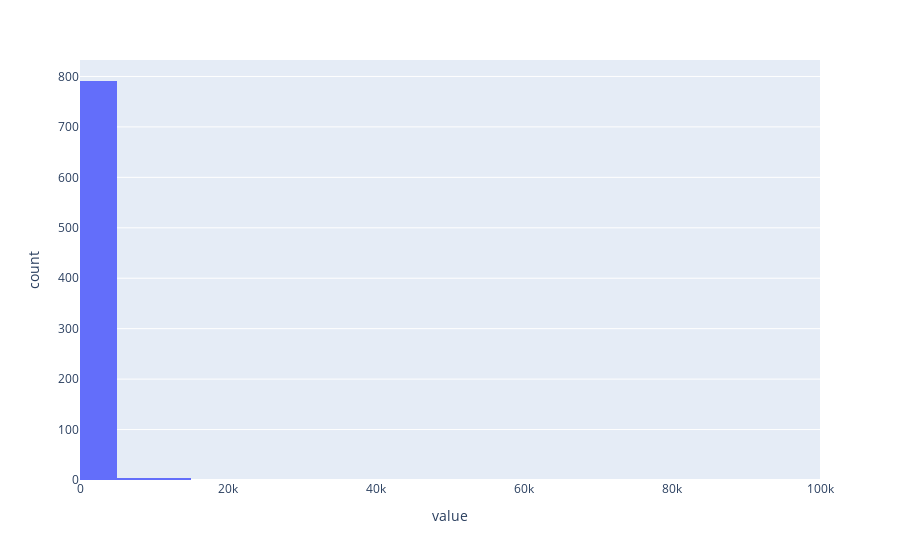

Notebook code cell kept with this figure:
### Code cell
counts = dict(c)

# lets see what the distribution of counts looks like.
fig = px.histogram(pd.DataFrame({'value':counts.values()}), x="value", nbins=20)
fig.show()
# yea so most of them are mentioned less than 1k times

### Figure 1 — Plotly figure (JSON) as saved in the notebook; plotly's stock layout.template omitted (floating-point values rounded to 4 significant figures; data arrays with more than 128 entries replaced by an {"elided": "..."} marker saying what was removed)
{"data": [{"alignmentgroup": "True", "bingroup": "x", "hovertemplate": "value=%{x}<br>count=%{y}<extra></extra>", "legendgroup": "", "marker": {"color": "#636efa"}, "name": "", "nbinsx": 20, "offsetgroup": "", "orientation": "v", "showlegend": false, "type": "histogram", "x": {"elided": "801 int values"}, "xaxis": "x", "yaxis": "y"}], "layout": {"barmode": "relative", "legend": {"tracegroupgap": 0}, "margin": {"t": 60}, "xaxis": {"anchor": "y", "domain": [0, 1], "title": {"text": "value"}}, "yaxis": {"anchor": "x", "domain": [0, 1], "title": {"text": "count"}}}}
